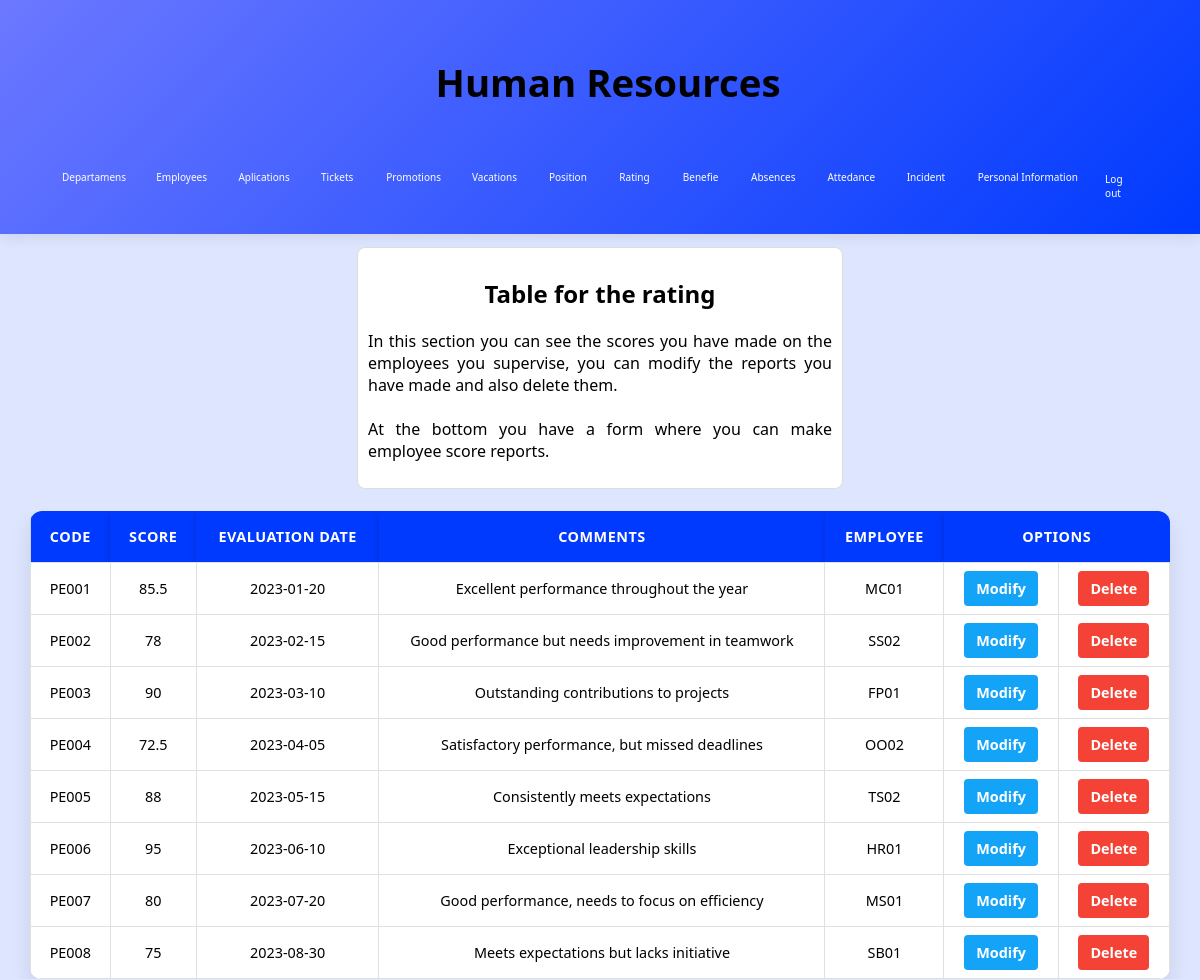
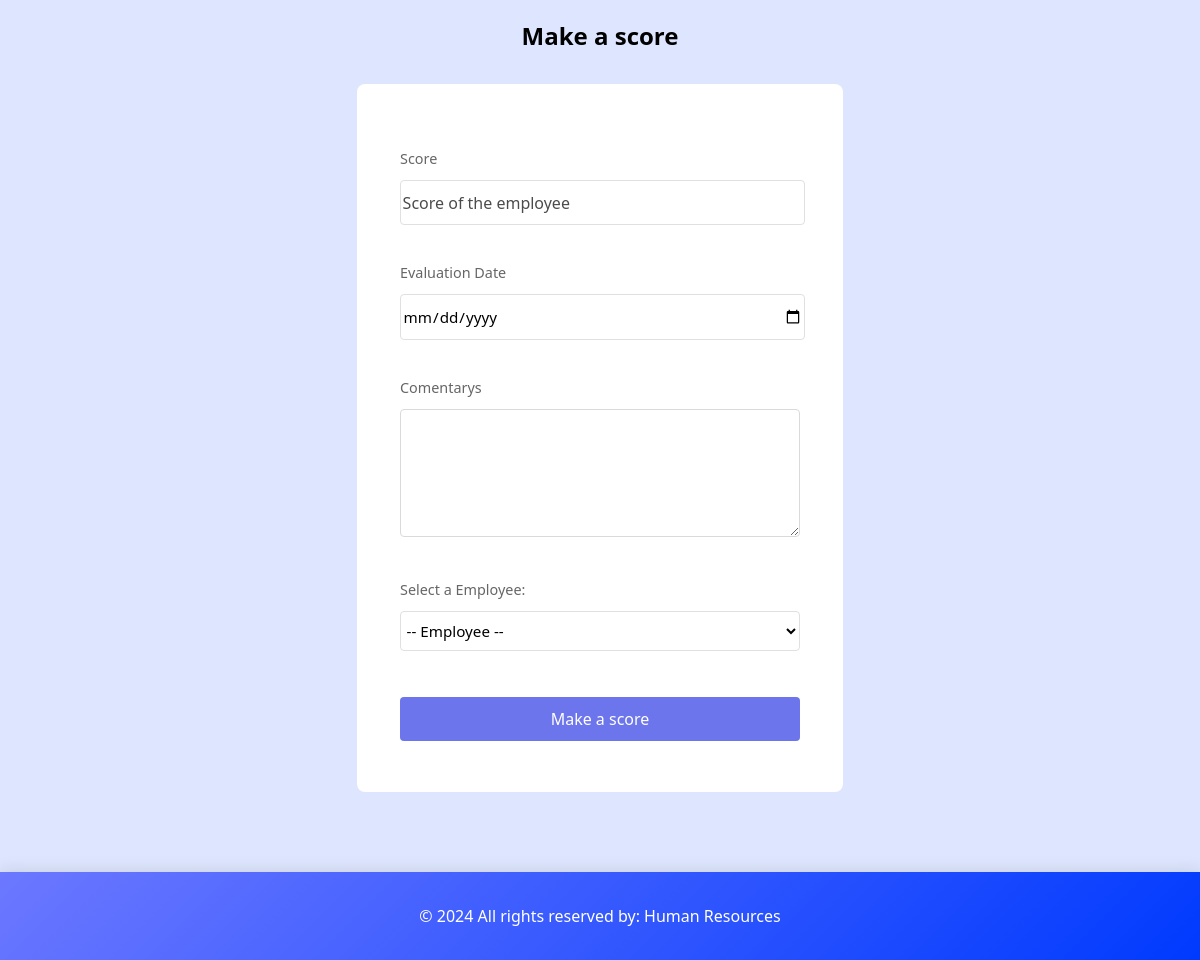
The app's page /Human_Resources/rating.php (signed in) with its own data (2 pictures, top to bottom).
### tables this page shows
create table performance(
    code varchar(5) primary key,
    score float not null,
    evaluationDate date not null,
    comments varchar(60),
    employee varchar(5) not null,
    index idx_performance(score),

    foreign key(employee) REFERENCES employee(code)
);

### admin/functionsAdmin.php (called while the page is built, shortened)
<?php
require("../includes/config/MySQL_ConexionDB.php");
function getInfoRating() {
    global $db_con;
    $rating = [];
    try {
        $query = "SELECT * FROM performance";
        $stmt = $db_con->prepare($query);
        $stmt->execute();
        while ($row = $stmt->fetch(PDO::FETCH_ASSOC)) {
            $rating[] = $row;
        }
    } catch (PDOException $e) {
        exit("Error en la consulta: " . $e->getMessage());
    }
    return $rating;
}
?>

### Human_Resources/rating.php (the view, shortened to what this page needs)
<?php include "../includes/headerHR.php";
require_once "../includes/config/MySQL_ConexionDB.php";
require_once "../admin/functionsAdmin.php";
$rating = getInfoRating();
?>
<section>
<center>
        <div class="questions">
        <h2>Table for the rating</h2>
        <p>In this section you can see the scores you have made on the employees you supervise, you can modify the reports you have made and also delete them.
        <br><br>
At the bottom you have a form where you can make employee score reports.</p>
        </div>
    </center>
        <br>
    <div class="scroll">
        <table border="1" class="tableAdmin">
            <tr>
                <th>Code</th>
                <th>Score</th>
                <th>Evaluation Date</th>
                <th>Comments</th>
                <th>Employee</th>
                <th colspan="2">Options</th>
            </tr>
            <?php foreach($rating as $renglon) {?>
            <tr>
                <td><?= $renglon['code'] ?></td>
                <td><?= $renglon['score']?></td>
                <td><?= $renglon['evaluationDate']?></td>
                <td><?= $renglon['comments']?></td>
                <td><?= $renglon['employee']?></td>
                <td><a href="modifiyRating.php?id=<?php echo $renglon['code']?>" class="action-modify">Modify</a></td>
                <td><a href="deleteRating.php?id=<?php echo $renglon['code']; ?>&action=delete" class="action-delete">Delete</a></td>
            </tr>
            <?php }?>
        </table>
    </div>
    <div>
    <h2>Make a score</h2>
    <form action="addPerformance.php" class="formPage" method="POST">
            <fieldset><br>
            <div class="firstInput">
                    <label for="score">Score</label>
                    <input type="number" id="score" name="score" placeholder="Score of the employee">
                </div>
                <br>
                <div>
                    <label for="evaluationDate">Evaluation Date</label>
                    <input type="date" id="evaluationDate" name="evaluationDate" >
                </div>
                <br>
                <div>
                    <label for="comments">Comentarys</label>
                    <textarea name="comments" id="comments"></textarea>
                </div>
                <br>
                <div>
                    <label for="employee">Select a Employee:</label>
                    <select name="employee" id="employee" required>
                        <option value="">-- Employee --</option>
                    </select>
                </div>
                <br>
                <div>
                    <button type="submit" name="btnAddPerformance">Make a score</button>
                </div>
            </fieldset>
        </form>
    </div>
</section>
<?php include "../includes/footer.php" ?>

### css/estilosdeLeon.css (style rules this page uses)
:root { --font-main: 'Segoe UI', sans-serif; --white: #ffffff; --black: #000000; --little_blue: #dee6ff; --little_gray: #efefef; --blue: #6c78ff; --blue_little: #ebf9ff; --dark_blue: #003afe; --very_green: #4dfe00; --green: #1ce42b; --purple: #003afe; --rojo: #ff4c4c; --rojo_hover: #ff6666; }
body { background-color: var(--little_blue); display: grid; min-height: 100vh; position: relative; grid-template-rows: auto 1fr auto; margin: 0; }
::placeholder { color: black; font-size: 1rem; font-family: Impact, Haettenschweiler, 'Arial Narrow Bold', sans-serif; opacity: .70; }
.questions { background-color: var(--white); border: 1px solid #ddd; width: 29rem; height: auto; margin-left: 0.2rem; margin-right: 0.2rem; margin-top: 0.8rem; text-align: justify; padding: 10px; border-radius: 8px; }
.formPage { text-align: left; margin: 2rem auto; max-width: 25rem; background-color: white; height: auto; padding: 2.5rem; border-radius: 8px; box-shadow: none; border: 3px solid #00c85300; }
.formPage input { margin: 0.5rem 0 1rem 0; width: 100%; height: 2.5rem; font-size: 0.95rem; font-family: inherit; border: 1px solid #e0e0e0; border-radius: 4px; padding: 0.1rem; transition: border-color 0.2s ease; background-color: white; }
.formPage select { margin: 0.5rem 0 1rem 0; width: 100%; height: 2.5rem; font-size: 0.95rem; font-family: inherit; border: 1px solid #e0e0e0; border-radius: 4px; padding: 0.1rem; background-color: white; cursor: pointer; }
.formPage label { text-align: left; font-family: inherit; display: block; margin-bottom: 0.25rem; font-weight: normal; color: #666; font-size: 0.9rem; }
.formPage textarea { width: 100%; min-height: 8rem; padding: 0.5rem; font-size: 0.95rem; line-height: 1.5; border: 1px solid #dadada; border-radius: 4px; resize: vertical; box-sizing: border-box; margin: 0.5rem 0 1rem 0; font-family: inherit; }
.formPage button { background-color: #6d75ec; font-size: 1rem; font-family: inherit; border: none; margin: 0.5rem 0; border-radius: 4px; width: 100%; height: 2.75rem; color: white; cursor: pointer; transition: background-color 0.2s ease; box-shadow: none; font-weight: 500; }
.formPage fieldset { border: none; padding: 0; margin: 0; }
.tableAdmin { border-collapse: collapse; text-align: center; margin: auto; font-size: 0.9rem; width: 95%; border: none; font-family: Arial, sans-serif; box-shadow: 0 10px 20px rgba(0, 0, 0, 0.1); border-radius: 12px; overflow: hidden; }
.scroll { max-height: 600px; overflow-y: auto; }
.tableAdmin th { background-color: var(--purple); color: white; font-family: Arial, sans-serif; padding: 1rem; border: none; text-transform: uppercase; letter-spacing: 0.5px; box-shadow: 0 4px 6px rgba(0, 0, 0, 0.2); }
.tableAdmin td { background-color: #ffffff; padding: 1rem; border: 1px solid #e0e0e0; color: var(--dark-gray); font-family: Arial, sans-serif; transition: background-color 0.3s ease, color 0.3s ease, border-color 0.3s ease; }
.tableAdmin tr:nth-child(even) { background-color: #f9f9f9; }
.tableAdmin tr:nth-child(odd) { background-color: #fff; }
.action-modify { background-color: #13a4f8; color: white; padding: 8px 12px; text-decoration: none; border-radius: 4px; font-weight: bold; transition: background-color 0.3s; }
.action-delete { background-color: #f44336; color: white; padding: 8px 12px; text-decoration: none; border-radius: 4px; font-weight: bold; transition: background-color 0.3s; }
label { font-weight: bold; color: #333; }
input[type=number] { -moz-appearance: textfield; }
html { height: 100%; font-family: var(--font-main); }
h2 { text-align: center; font-family: var(--font-main); }
p { font-family: var(--font-main); }
::placeholder { font-family: var(--font-main); font-size: 1rem; opacity: .70; }
.formPage { font-family: var(--font-main); }
.formPage input { font-family: var(--font-main); }
.formPage label { font-family: var(--font-main); }
.formPage textarea { font-family: var(--font-main); }
.formPage button { font-family: var(--font-main); }
.tableAdmin { font-family: var(--font-main); }
.tableAdmin th { font-family: var(--font-main); }
.tableAdmin td { font-family: var(--font-main); }

### records on screen
performance: code "PE001", score "85.5", evaluationDate "2023-01-20", comments "Excellent performance throughout the year", employee "MC01"
performance: code "PE002", score "78", evaluationDate "2023-02-15", comments "Good performance but needs improvement in teamwork", employee "SS02"
performance: code "PE003", score "90", evaluationDate "2023-03-10", comments "Outstanding contributions to projects", employee "FP01"
performance: code "PE004", score "72.5", evaluationDate "2023-04-05", comments "Satisfactory performance, but missed deadlines", employee "OO02"
performance: code "PE005", score "88", evaluationDate "2023-05-15", comments "Consistently meets expectations", employee "TS02"
performance: code "PE006", score "95", evaluationDate "2023-06-10", comments "Exceptional leadership skills", employee "HR01"
performance: code "PE007", score "80", evaluationDate "2023-07-20", comments "Good performance, needs to focus on efficiency", employee "MS01"
performance: code "PE008", score "75", evaluationDate "2023-08-30", comments "Meets expectations but lacks initiative", employee "SB01"
